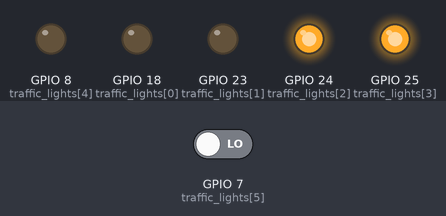
A program run on a simulated Raspberry Pi (BCM pin numbers). Parts: output pins drawn as LEDs (lit = HIGH). Inputs (shaded band) come from the test bench; at power-on: GPIO 7 (traffic_lights[5]) LOW. What the program prints to the terminal is not drawn.

Above: at 1.2 s.
1.3 s: GPIO 7 (traffic_lights[5]) driven HIGH
At 2.1 s:
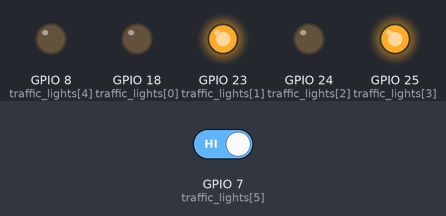
At 3.8 s:
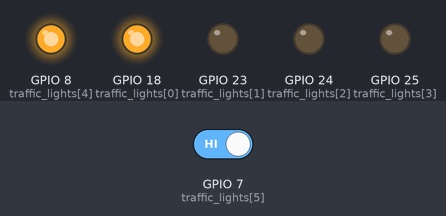
7.3 s: GPIO 7 (traffic_lights[5]) driven LOW
At 8.8 s:
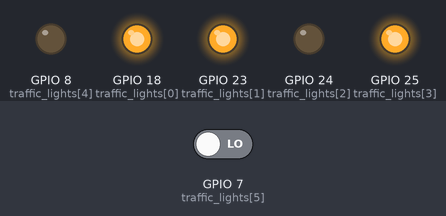
Timing chart, 0 to 10.8 s (numbered marks = the images above; inputs shaded):
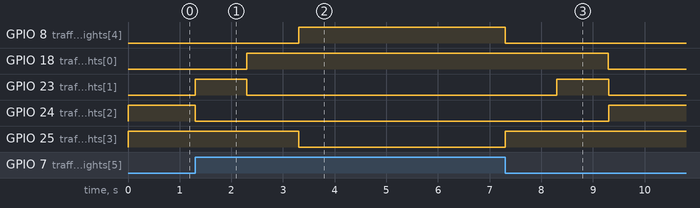

Measured:
- after the input at 1.3 s, GPIO 8 (traffic_lights[4]): LOW → HIGH after 2.0 s; GPIO 18 (traffic_lights[0]): LOW → HIGH after 1.0 s; GPIO 23 (traffic_lights[1]): LOW → HIGH at once, → LOW 1.0 s later; GPIO 24 (traffic_lights[2]): HIGH → LOW at once; GPIO 25 (traffic_lights[3]): HIGH → LOW after 2.0 s
- after the input at 7.3 s, GPIO 8 (traffic_lights[4]): goes on until 7.3 s, then stays LOW; GPIO 18 (traffic_lights[0]): goes on until 9.3 s, then stays LOW; GPIO 24 (traffic_lights[2]): LOW → HIGH after 2.0 s; GPIO 25 (traffic_lights[3]): goes on until 7.3 s, then stays HIGH

The program:

traffic_lights.py
```python
# Simulate a traffic light with a pedestrian crossing using LED's

import RPi.GPIO as GPIO
import time

# For each LED store its position in the list traffic_lights below which references the appropiate GPIO pin for each LED, this makes it easier as can now simply refer to the variable name insread of specific GPIO pin number.
red = 0
yellow = 1
green = 2
pedestrian_red = 3
pedestrian_green = 4
button = 5

# list traffic_lights stores the real GPIO pin numbers for each LED
traffic_lights = [18,23,24,25,8,7]

# for example the red led on the traffic light can be refernced as traffic_lights[red] which is GPIO pin 18

# set GPIO mode of operation to BCM
GPIO.setmode(GPIO.BCM)

# disable GPIO warning events if pin already in use
GPIO.setwarnings(False)

# Initialise the operational state of each GPIO pin note button pin is set to IN as will recieve an input when button is pressed.
GPIO.setup(traffic_lights[red], GPIO.OUT, initial = 0)
GPIO.setup(traffic_lights[yellow], GPIO.OUT, initial = 0)
GPIO.setup(traffic_lights[green], GPIO.OUT, initial = 1)
GPIO.setup(traffic_lights[pedestrian_red], GPIO.OUT, initial = 1)
GPIO.setup(traffic_lights[pedestrian_green], GPIO.OUT, initial = 0)
GPIO.setup(traffic_lights[button], GPIO.IN)

print ("Press the button to turn on the pedestrian light")

# loop until user presses control-C to exit
try:
	while True:
		# if button is pressed then:
		if GPIO.input(traffic_lights[button]) == 1:
			# Turn off green traffic light and turn on yellow traffic light and wait 1 second
			GPIO.output(traffic_lights[green], 0)
			GPIO.output(traffic_lights[yellow], 1)
			time.sleep(1)
			# Turn off yellow traffic light and turn on red traffic light and wait 1 second
			GPIO.output(traffic_lights[yellow], 0)
			GPIO.output(traffic_lights[red], 1)
			time.sleep(1)
			# Turn off Pedestrian crossing red light and turn on Pedestrian crossing green light and wait 4 seconds
			GPIO.output(traffic_lights[pedestrian_red], 0)
			GPIO.output(traffic_lights[pedestrian_green], 1)
			time.sleep(4)
			# Turn off pedestrian crossing green light and turn on pedestrian crossing red light and wait 1 second
			GPIO.output(traffic_lights[pedestrian_green], 0)
			GPIO.output(traffic_lights[pedestrian_red], 1)
			time.sleep(1)
			# Turn on traffic lights yellow light and wait one second
			GPIO.output(traffic_lights[yellow], 1)
			time.sleep(1)
			# Go back to normal so turn on traffic lights green light and turn of traffic lights yellow and red lights
			GPIO.output(traffic_lights[red], 0)
			GPIO.output(traffic_lights[yellow], 0)
			GPIO.output(traffic_lights[green], 1)
# if user exits program by pressing control-C then exit and reset all GPIO pins on the raspberry pi
except KeyboardInterrupt:
	GPIO.cleanup()
```
